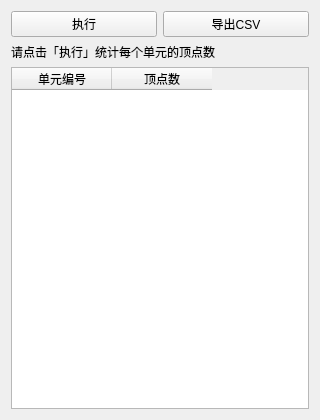
<?xml version="1.0" encoding="UTF-8"?>
<ui version="4.0">
 <class>CountCellVertices</class>
 <widget class="QWidget" name="CountCellVertices">
  <property name="geometry">
   <rect>
    <x>0</x>
    <y>0</y>
    <width>320</width>
    <height>420</height>
   </rect>
  </property>
  <property name="windowTitle">
   <string>Form</string>
  </property>
  <layout class="QGridLayout" name="gridLayout">
   <item row="0" column="0">
    <layout class="QVBoxLayout" name="verticalLayout">
     <item>
      <layout class="QHBoxLayout" name="buttonLayout">
       <item>
        <widget class="QPushButton" name="btnExecute">
         <property name="text">
          <string>执行</string>
         </property>
        </widget>
       </item>
       <item>
        <widget class="QPushButton" name="btnExportCSV">
         <property name="text">
          <string>导出CSV</string>
         </property>
        </widget>
       </item>
      </layout>
     </item>
     <item>
      <widget class="QLabel" name="lblSummary">
       <property name="text">
        <string>请点击「执行」统计每个单元的顶点数</string>
       </property>
      </widget>
     </item>
     <item>
      <widget class="QTableWidget" name="tableWidget">
       <property name="alternatingRowColors">
        <bool>true</bool>
       </property>
       <property name="columnCount">
        <number>2</number>
       </property>
       <column>
        <property name="text">
         <string>单元编号</string>
        </property>
       </column>
       <column>
        <property name="text">
         <string>顶点数</string>
        </property>
       </column>
      </widget>
     </item>
    </layout>
   </item>
  </layout>
 </widget>
 <resources/>
 <connections/>
</ui>
